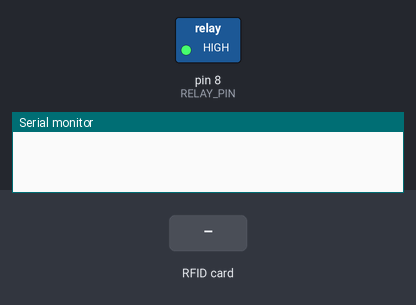
Bench run of a sketch on a simulated Arduino Uno, built with avr-gcc and run on an emulated ATmega328P. On the bench: switched loads named in the sketch (green lamp = pin HIGH), the last lines printed to the serial monitor. The inputs (shaded band) are chosen by the test bench. Pins used as bus, display or sensor lines are not drawn.

Above: at 1.2 s.
1.3 s: RFID card C3 41 E2 12 held to the reader
At 1.8 s:
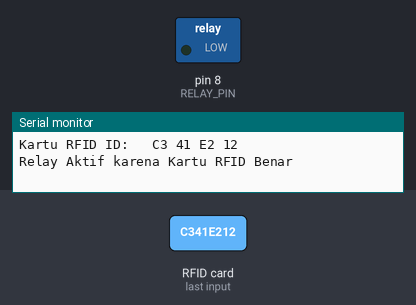
Timing chart, 0 to 7.9 s (numbered marks = the images above; inputs shaded):
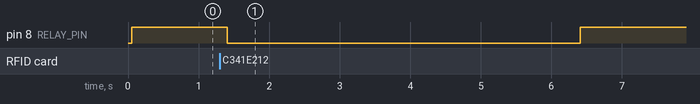

The sketch:

Rfidsidikjarirelay1.ino
```cpp
#include <Adafruit_Fingerprint.h>
#include <SoftwareSerial.h>
#include <SPI.h>
#include <MFRC522.h>

SoftwareSerial mySerial(2, 3);  // RX, TX for fingerprint sensor
Adafruit_Fingerprint finger = Adafruit_Fingerprint(&mySerial);

#define RST_PIN         9          // Reset pin for RFID module
#define SS_PIN          10         // Slave Select pin for RFID module
#define RELAY_PIN       8          // Pin to control relay

MFRC522 mfrc522(SS_PIN, RST_PIN);  // Initialize MFRC522

void setup() {
  Serial.begin(9600);             // Initialize serial communication
  SPI.begin();                    // Initialize SPI bus
  mfrc522.PCD_Init();              // Initialize RFID module
  mySerial.begin(57600);           // Initialize fingerprint sensor

  if (!finger.verifyPassword()) {
    Serial.println("Gagal terhubung dengan sensor sidik jari");
    while (1) {
      delay(1);
    }
  }

  pinMode(RELAY_PIN, OUTPUT);      // Set relay pin as output
  digitalWrite(RELAY_PIN, HIGH);    // Turn off relay by default
}

void loop() {
  // Scan RFID card
  if (mfrc522.PICC_IsNewCardPresent() && mfrc522.PICC_ReadCardSerial()) {
    Serial.print("Kartu RFID ID:  ");

    // Display RFID card ID
    for (byte i = 0; i < mfrc522.uid.size; i++) {
      Serial.print(mfrc522.uid.uidByte[i] < 0x10 ? " 0" : " ");
      Serial.print(mfrc522.uid.uidByte[i], HEX);
    }
    Serial.println();

    // Check RFID card ID to activate relay
    if (checkRFID(mfrc522.uid.uidByte, mfrc522.uid.size)) {
      digitalWrite(RELAY_PIN, LOW);  // Activate relay
      Serial.println("Relay Aktif karena Kartu RFID Benar");
      delay(5000);  // Hold relay for 5 seconds
      digitalWrite(RELAY_PIN, HIGH);
      Serial.println("Relay Nonaktif");
    } else {
      Serial.println("ID kartu RFID tidak valid!");
    }

    mfrc522.PICC_HaltA();  // Halt card
  }

  // Scan fingerprint
  int fingerprintID = getFingerPrint();

  if (fingerprintID != -1) {
    Serial.print("Sidik jari terdeteksi! ID: ");
    Serial.println(fingerprintID);

    if (fingerprintID == 1) {
      digitalWrite(RELAY_PIN, LOW);  // Activate relay
      Serial.println("Relay Aktif karena Sidik Jari Benar");
      delay(5000);  // Hold relay for 5 seconds
      digitalWrite(RELAY_PIN, HIGH);
      Serial.println("Relay Nonaktif");
    } else {
      Serial.println("ID sidik jari tidak valid!");
    }
  }
  delay(50);  // Add some delay before next scan
}

// Function to check if RFID card ID is valid
bool checkRFID(byte *uid, byte uidLength) {
  // Replace with allowed RFID card ID
  byte allowedUID[] = {0xC3, 0x41, 0xE2, 0x12};

  // Compare RFID card ID
  for (byte i = 0; i < uidLength; i++) {
    if (uid[i] != allowedUID[i]) {
      return false;  // Invalid RFID card ID
    }
  }
  return true;  // Valid RFID card ID
}

// Function to get fingerprint ID
int getFingerPrint() {
  int p = finger.getImage();
  if (p != FINGERPRINT_OK) return -1;

  p = finger.image2Tz();
  if (p != FINGERPRINT_OK) return -1;

  p = finger.fingerFastSearch();
  if (p != FINGERPRINT_OK) return -1;

  // Fingerprint detected
  return finger.fingerID;
}
```

Measured:
- after the input at 1.3 s, pin 8 (RELAY_PIN): HIGH → LOW after 0.11 s, → HIGH 5.0 s later
